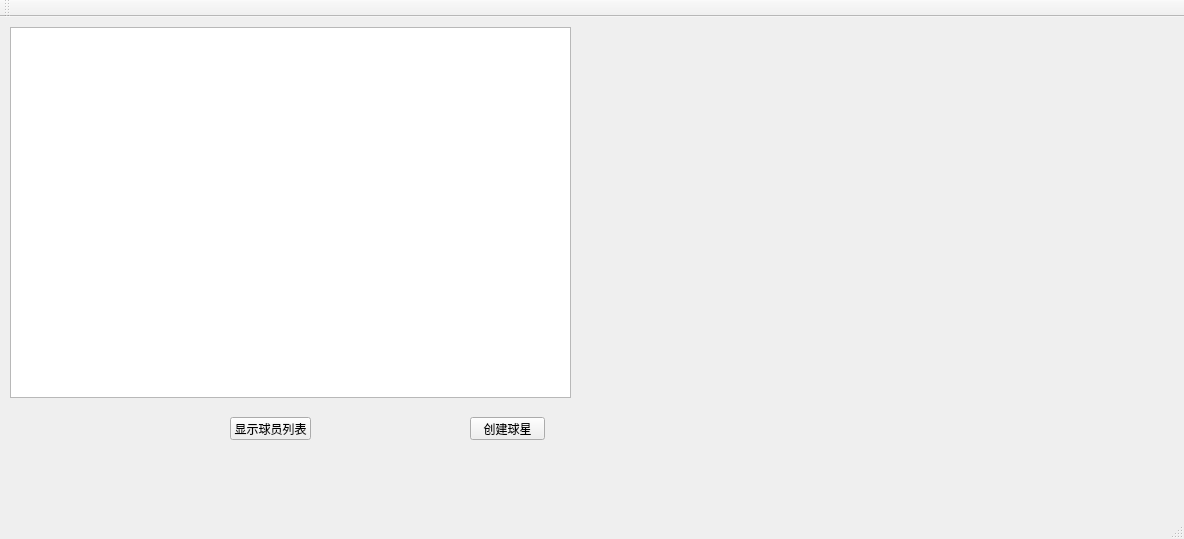
<?xml version="1.0" encoding="UTF-8"?>
<ui version="4.0">
 <class>MainWindow</class>
 <widget class="QMainWindow" name="MainWindow">
  <property name="geometry">
   <rect>
    <x>0</x>
    <y>0</y>
    <width>1184</width>
    <height>539</height>
   </rect>
  </property>
  <property name="windowTitle">
   <string>MainWindow</string>
  </property>
  <widget class="QWidget" name="centralWidget">
   <widget class="QPushButton" name="pushButton">
    <property name="geometry">
     <rect>
      <x>230</x>
      <y>400</y>
      <width>81</width>
      <height>23</height>
     </rect>
    </property>
    <property name="text">
     <string>显示球员列表</string>
    </property>
   </widget>
   <widget class="QTableView" name="tableView">
    <property name="geometry">
     <rect>
      <x>10</x>
      <y>10</y>
      <width>561</width>
      <height>371</height>
     </rect>
    </property>
   </widget>
   <widget class="QPushButton" name="pushButton_2">
    <property name="geometry">
     <rect>
      <x>470</x>
      <y>400</y>
      <width>75</width>
      <height>23</height>
     </rect>
    </property>
    <property name="text">
     <string>创建球星</string>
    </property>
   </widget>
  </widget>
  <widget class="QMenuBar" name="menuBar">
   <property name="geometry">
    <rect>
     <x>0</x>
     <y>0</y>
     <width>1184</width>
     <height>23</height>
    </rect>
   </property>
  </widget>
  <widget class="QToolBar" name="mainToolBar">
   <attribute name="toolBarArea">
    <enum>TopToolBarArea</enum>
   </attribute>
   <attribute name="toolBarBreak">
    <bool>false</bool>
   </attribute>
  </widget>
  <widget class="QStatusBar" name="statusBar"/>
 </widget>
 <layoutdefault spacing="6" margin="11"/>
 <resources/>
 <connections/>
</ui>
